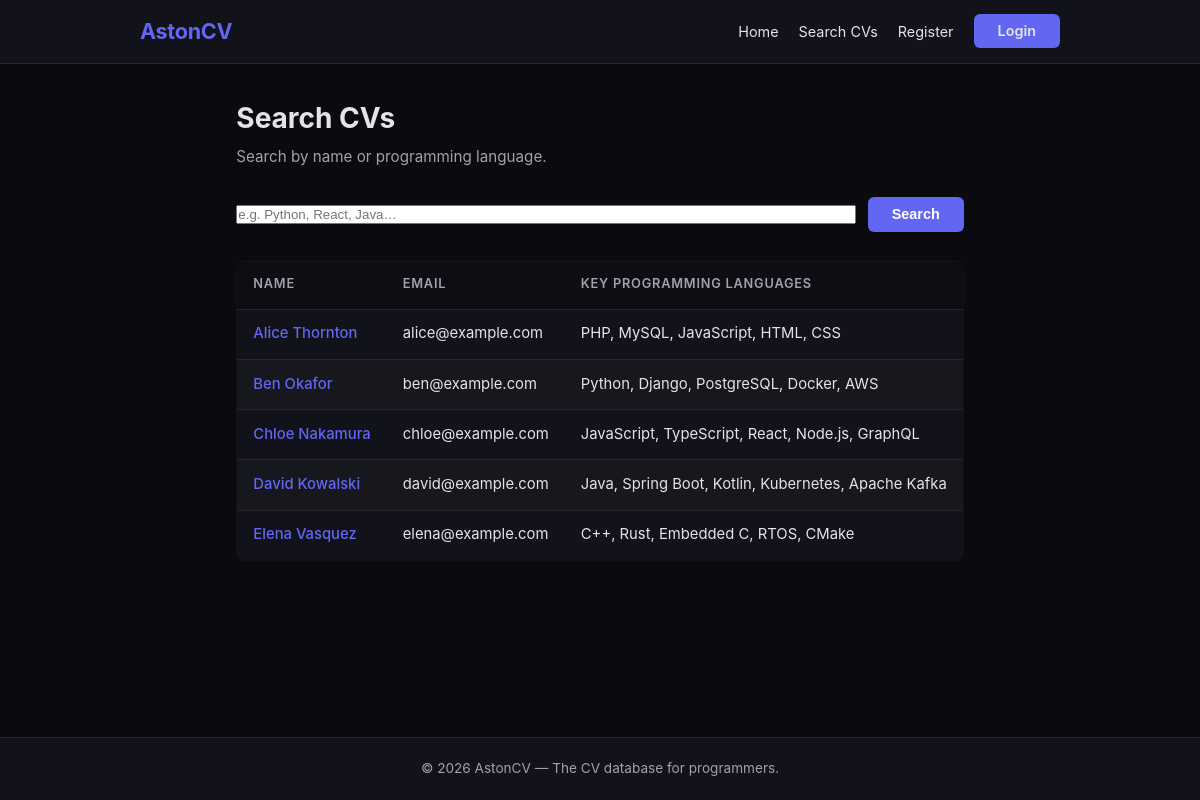
/api/search.php, run on the app's committed database.
### tables this page shows
CREATE TABLE IF NOT EXISTS `cvs` (
  `id`             bigint(20) UNSIGNED NOT NULL AUTO_INCREMENT,
  `name`           varchar(100)        NOT NULL,
  `email`          varchar(100)        NOT NULL,
  `password`       varchar(255)        NOT NULL,
  `keyprogramming` varchar(255)        DEFAULT NULL,
  `profile`        varchar(500)        DEFAULT NULL,
  `education`      varchar(500)        DEFAULT NULL,
  `URLlinks`       varchar(500)        DEFAULT NULL,
  PRIMARY KEY (`id`),
  UNIQUE KEY `uq_email` (`email`)
);

### api/includes/functions.php (called while the page is built, shortened)
<?php
function escape(string $value): string {
    return htmlspecialchars($value, ENT_QUOTES, 'UTF-8');
}

### api/search.php (the view, shortened to what this page needs)
<?php
require_once __DIR__ . '/includes/header.php';
$query = trim($_GET['q'] ?? '');
$cvs   = [];
$error = '';
try {
    $pdo = getDB();
    if ($query !== '') {
        $stmt = $pdo->prepare(
            'SELECT id, name, email, keyprogramming
             FROM cvs
             WHERE name LIKE :q
                OR keyprogramming LIKE :q
             ORDER BY name'
        );
        $stmt->execute([':q' => '%' . $query . '%']);
    } else {
        $stmt = $pdo->query('SELECT id, name, email, keyprogramming FROM cvs ORDER BY name');
    }
    $cvs = $stmt->fetchAll();
} catch (PDOException $e) {
    $error = 'Database error. Please try again later.';
}
?>
<div class="page-heading">
    <h1>Search CVs</h1>
    <p>Search by name or programming language.</p>
</div>
<form method="get" action="/search.php" class="search-bar">
    <input type="text" name="q" value="<?= escape($query) ?>" placeholder="e.g. Python, React, Java…" autofocus>
    <button type="submit" class="btn btn-primary">Search</button>
</form>
<?php if ($error): ?>
    <div class="alert alert-error"><?= escape($error) ?></div>
<?php else: ?>
    <table class="cv-table">
        <thead>
            <tr>
                <th>Name</th>
                <th>Email</th>
                <th>Key Programming Languages</th>
            </tr>
        </thead>
        <tbody>
        <?php if (empty($cvs)): ?>
            <tr class="empty-row">
                <td colspan="3">
                    <?= $query !== '' ? 'No results found for &ldquo;' . escape($query) . '&rdquo;.' : 'No CVs found.' ?>
                </td>
            </tr>
        <?php else: ?>
            <?php foreach ($cvs as $cv): ?>
            <tr>
                <td>
                    <a href="/view.php?id=<?= (int)$cv['id'] ?>">
                        <?= escape($cv['name']) ?>
                    </a>
                </td>
                <td><?= escape($cv['email']) ?></td>
                <td><?= escape($cv['keyprogramming'] ?? '') ?></td>
            </tr>
            <?php endforeach; ?>
        <?php endif; ?>
        </tbody>
    </table>
<?php endif; ?>
<?php require_once __DIR__ . '/includes/footer.php'; ?>

### css/style.css (style rules this page uses)
:root { --bg-dark: #0a0a0f; --bg-card: #12121a; --bg-input: #1a1a2e; --text-primary: #e4e4e7; --text-secondary: #a1a1aa; --accent: #6366f1; --accent-hover: #818cf8; --success: #22c55e; --error: #ef4444; --border: #27272a; --radius: 8px; }
*, *::before, *::after { box-sizing: border-box; margin: 0; padding: 0; }
body { font-family: -apple-system, BlinkMacSystemFont, 'Segoe UI', Roboto, sans-serif; background: var(--bg-dark); color: var(--text-primary); font-size: 16px; line-height: 1.6; min-height: 100vh; display: flex; flex-direction: column; }
.btn { display: inline-block; padding: 10px 24px; border-radius: 6px; font-size: 0.9rem; font-weight: 600; text-decoration: none; cursor: pointer; border: none; transition: background 0.2s ease, color 0.2s ease; line-height: 1; }
.btn-primary { background: var(--accent); color: #fff; }
.page-heading { margin-bottom: 1.75rem; }
.page-heading h1 { font-size: 1.75rem; font-weight: 700; color: var(--text-primary); }
.page-heading p { color: var(--text-secondary); margin-top: 0.3rem; font-size: 0.95rem; }
.search-bar { display: flex; gap: 0.75rem; margin-bottom: 1.75rem; align-items: center; }
.search-bar input { flex: 1; margin: 0; }
.search-bar .btn { white-space: nowrap; }
.cv-table { width: 100%; border-collapse: collapse; background: var(--bg-card); border: 1px solid var(--border); border-radius: var(--radius); overflow: hidden; font-size: 0.925rem; }
.cv-table thead tr { background: #0d0d14; border-bottom: 1px solid var(--border); }
.cv-table th { text-align: left; padding: 0.85rem 1rem; font-size: 0.8rem; font-weight: 600; letter-spacing: 0.06em; text-transform: uppercase; color: var(--text-secondary); }
.cv-table tbody tr { border-bottom: 1px solid var(--border); transition: background 0.2s ease; }
.cv-table tbody tr:last-child { border-bottom: none; }
.cv-table tbody tr:nth-child(even) { background: rgba(255,255,255,0.02); }
.cv-table td { padding: 0.8rem 1rem; vertical-align: middle; color: var(--text-primary); }
.cv-table td a { color: var(--accent); font-weight: 500; text-decoration: none; transition: color 0.2s ease; }
a { color: var(--accent); text-decoration: none; transition: color 0.2s ease; }

### data on the page
cvs: name "Alice Thornton", email "alice@example.com", keyprogramming "PHP, MySQL, JavaScript, HTML, CSS"
cvs: name "Ben Okafor", email "ben@example.com", keyprogramming "Python, Django, PostgreSQL, Docker, AWS"
cvs: name "Chloe Nakamura", email "chloe@example.com", keyprogramming "JavaScript, TypeScript, React, Node.js, GraphQL"
cvs: name "David Kowalski", email "david@example.com", keyprogramming "Java, Spring Boot, Kotlin, Kubernetes, Apache Kafka"
cvs: name "Elena Vasquez", email "elena@example.com", keyprogramming "C++, Rust, Embedded C, RTOS, CMake"
